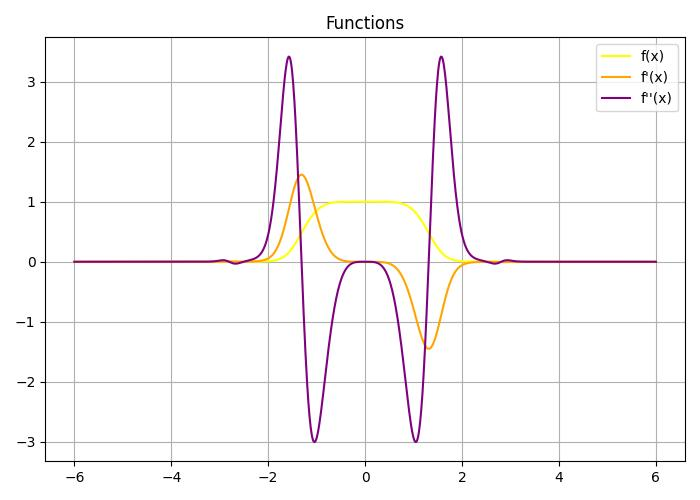

Source code (Python):
# Import libraries

import numpy as np 
import matplotlib.pyplot as plt

# Analyzing funtions

def analyzefunction(x, primitive, derivative1, derivative2):
    try:
        y = eval(primitive)
        y1 = eval(derivative1)
        y2 = eval(derivative2)
    except Exception as e:
        print("Error:", e)
        return

    # Plotting graphs

    plt.figure(figsize=(7, 5))
    plt.plot(x, y, color='yellow', label='f(x)')
    plt.plot(x, y1, color='orange', label="f'(x)")
    plt.plot(x, y2, color='purple', label="f''(x)")
    plt.title("Functions")
    plt.grid(True)
    plt.legend()
    plt.tight_layout()
    plt.show()

# Formulas for tests

tests = {
    '1': {
        
        'f': "np.exp(np.sin(x**2)) / np.exp(x**2)",
        'f1': "2*x*(np.cos(x**2)-1)*np.exp(np.sin(x**2)-x**2)",
        'f2': (
            "2*(np.cos(x**2)-1)*np.exp(np.sin(x**2)-x**2) "
            "- 2*x*(np.sin(x**2)*2*x)*np.exp(np.sin(x**2)-x**2) "
            "+ 2*x*(np.cos(x**2)-1)*np.exp(np.sin(x**2)-x**2)*(np.cos(x**2)*2*x - 2*x)"
        )
    },
    '2': {
        
        'f': "np.exp(np.cos(x**2)) / np.exp(x**2)",
        'f1': "np.exp(np.cos(x**2) - x**2) * (-2 * x * (np.sin(x**2) + 1))",
        'f2': (
            "np.exp(np.cos(x**2) - x**2) * "
            "(4 * x**2 * (np.sin(x**2) + 1)**2 - 2 * (np.sin(x**2) + 1) - 4 * x**2 * np.cos(x**2))"
        )
    },
    '3': {
        
        'f': "np.exp(np.sin(x)) / np.exp(x)",
        'f1': "np.exp(np.sin(x) - x) * (np.cos(x) - 1)",
        'f2': "np.exp(np.sin(x) - x) * ((np.cos(x) - 1)**2 - np.sin(x))"
    }
}

# Main cycle
while True:

# User selects a test
    test = input('What test to choose: 1, 2 or 3?\t')

    if test not in tests: # if user typed a wrong number an error message appears
        print("Error, please choose 1, 2 or 3.")
        continue

# User chooses an interval and a number of points
    try:
        start = float(input("Enter interval start point: "))
        end = float(input("Enter interval end point: "))
        num_points = int(input("Enter number of points: "))
        if num_points <= 1: # User should choose more than 1 point
            raise ValueError("Number of points must be more than 1.")
        if start >= end: # User should choose the start point value that is smaller than end point value
            raise ValueError("Start point value should be smaller than end point value.")
    except ValueError as e:
            print(f"Error: {e}")
            continue


# Plotting the X-axis
    x = np.linspace(start, end, num_points)
    params = tests[test]
    analyzefunction(x, params['f'], params['f1'], params['f2'])

    # Asking if user wants to continue testing (nested cycle)
    while True:
        again = input("Want to test more? (y/n): ").strip().lower()
        if again == 'y':
            break  # we exit the nested cycle and run the main cycle again
        elif again == 'n':
            print("Okey, bye!")
            exit()
        else:
            print("Error: enter 'y' (for YES) or 'n' (for NO).")
